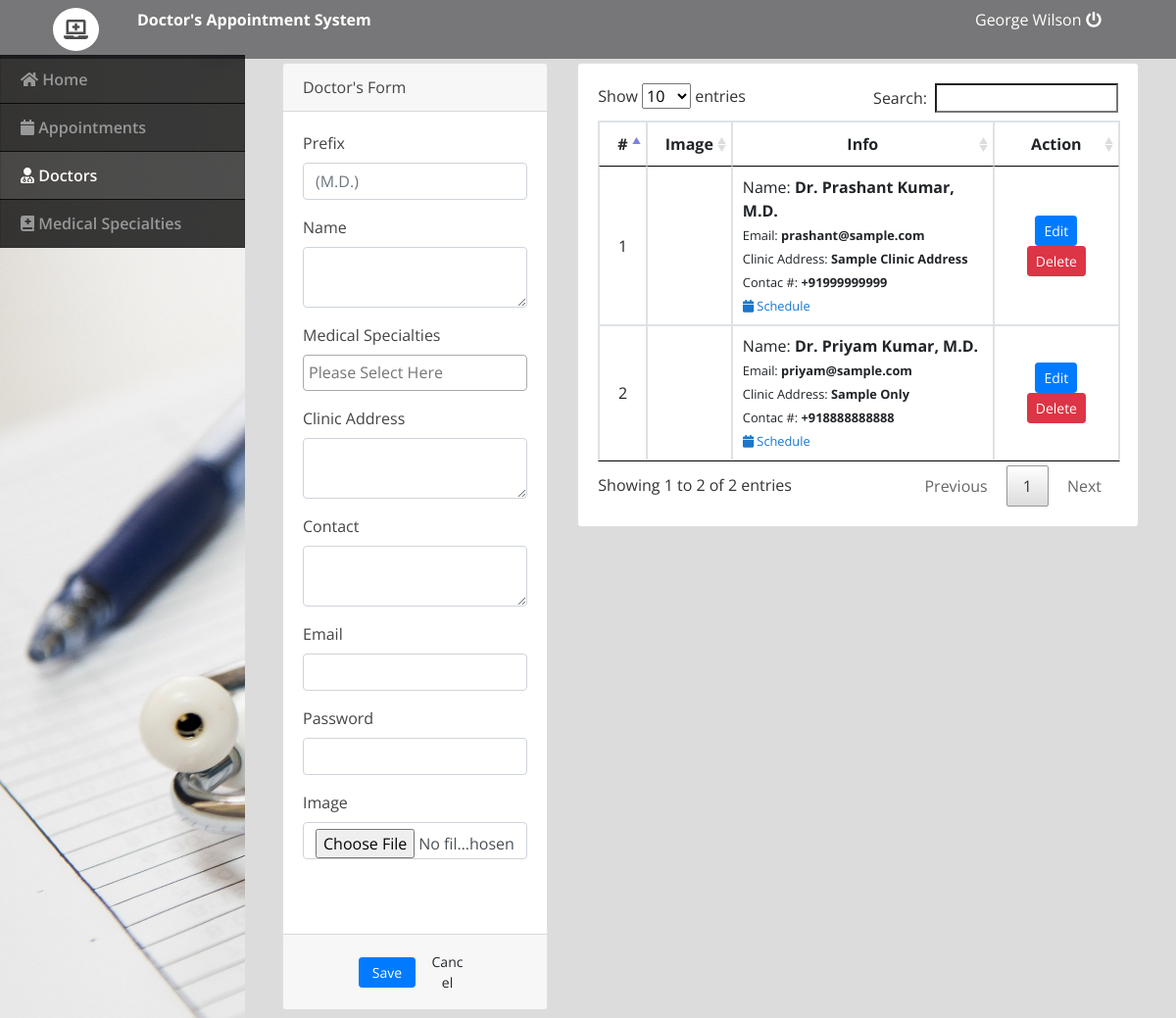
Screenshot of /admin/index.php?page=doctors (signed in) with the database file from the repository.
### tables this page shows
CREATE TABLE `doctors_list` (
  `id` int(30) NOT NULL,
  `name` text NOT NULL,
  `name_pref` varchar(100) NOT NULL,
  `clinic_address` text NOT NULL,
  `contact` text NOT NULL,
  `email` text NOT NULL,
  `specialty_ids` text NOT NULL,
  `img_path` text NOT NULL,
  `date_created` datetime NOT NULL DEFAULT current_timestamp()
);

### admin/doctors.php (the view, shortened to what this page needs)
<?php include('db_connect.php');?>
<div class="container-fluid">
	<div class="col-lg-12">
		<div class="row">
			<div class="col-md-4">
			<form action="" id="manage-doctor">
				<div class="card">
					<div class="card-header">
						   Doctor's Form
				  	</div>
					<div class="card-body">
							<div class="form-group">
								<label for="" class="control-label">Prefix</label>
								<input type="text" class="form-control" name="name_pref" placeholder="(M.D.)" required="">
							</div>
							<div class="form-group">
								<label class="control-label">Name</label>
								<textarea name="name" id="" cols="30" rows="2" class="form-control" required=""></textarea>
							</div>
							<div class="form-group">
								<label class="control-label">Medical Specialties</label>
							</div>
							<div class="form-group">
								<label class="control-label">Clinic Address</label>
								<textarea name="clinic_address" id="" cols="30" rows="2" class="form-control" required=""></textarea>
							</div>
							<div class="form-group">
								<label for="" class="control-label">Contact</label>
								<textarea name="contact" id="" cols="30" rows="2" class="form-control" required=""></textarea>
							</div>
							<div class="form-group">
								<label for="" class="control-label">Email</label>
								<input type="email" class="form-control" name="email" required="">
							</div>
							<div class="form-group">
								<label for="" class="control-label">Password</label>
								<input type="password" class="form-control" name="password" >
							</div>
							<div class="form-group">
								<label for="" class="control-label">Image</label>
								<input type="file" class="form-control" name="img" onchange="displayImg(this,$(this))">
							</div>
							<div class="form-group">
							</div>
					</div>
					<div class="card-footer">
						<div class="row">
							<div class="col-md-12">
								<button class="btn btn-sm btn-primary col-sm-3 offset-md-3"> Save</button>
								<button class="btn btn-sm btn-default col-sm-3" type="button" onclick="_reset()"> Cancel</button>
							</div>
						</div>
					</div>
				</div>
			</form>
			</div>
			<div class="col-md-8">
				<div class="card">
					<div class="card-body">
						<table class="table table-bordered table-hover">
							<thead>
								<tr>
									<th class="text-center">#</th>
									<th class="text-center">Image</th>
									<th class="text-center">Info</th>
									<th class="text-center">Action</th>
								</tr>
							</thead>
							<tbody>
								<?php
								$i = 1;
								$cats = $conn->query("SELECT * FROM doctors_list order by id asc");
								while($row=$cats->fetch_assoc()):
								?>
								<tr>
									<td class="text-center"><?php echo $i++ ?></td>
									<td class="text-center">
									</td>
									<td class="">
										 <p>Name: <b><?php echo "Dr. ".$row['name'].', '.$row['name_pref'] ?></b></p>
										 <p><small>Email: <b><?php echo $row['email'] ?></b></small></p>
										 <p><small>Clinic Address: <b><?php echo $row['clinic_address'] ?></b></small></p>
										 <p><small>Contac #: <b><?php echo $row['contact'] ?></b></small></p>
										 <p><small><a href="javascript:void(0)" class="view_schedule" data-id="<?php echo $row['id'] ?>" data-name="<?php echo "Dr. ".$row['name'].', '.$row['name_pref'] ?>"><i class='fa fa-calendar'></i> Schedule</a></b></small></p>
									</td>
									<td class="text-center">
										<button class="btn btn-sm btn-primary edit-doctor" type="button" data-id="<?php echo $row['id'] ?>" data-name="<?php echo $row['name'] ?>" data-name_pref="<?php echo $row['name_pref'] ?>" data-clinic_address="<?php echo $row['clinic_address'] ?>" data-contact="<?php echo $row['contact'] ?>"  data-img_path="<?php echo $row['img_path'] ?>" data-specialty_ids="<?php echo $row['specialty_ids'] ?>" data-email="<?php echo $row['email'] ?>">Edit</button>
										<button class="btn btn-sm btn-danger delete_doctor" type="button" data-id="<?php echo $row['id'] ?>">Delete</button>
									</td>
								</tr>
								<?php endwhile; ?>
							</tbody>
						</table>
					</div>
				</div>
			</div>
		</div>
	</div>
</div>

### admin/assets/css/style.css (style rules this page uses)
body { font-family: "Open Sans", sans-serif; color: #444444; width: 100%; height: calc(100%); }
a { color: #1977cc; }

### admin/index.php (style rules this page uses)
body { background: #80808045; }

### admin/doctors.php (style rules this page uses)
td { vertical-align: middle !important; }
td p { margin: unset }

### rows the page displays
doctors_list: name "Prashant Kumar", name_pref "M.D.", email "prashant@sample.com", clinic_address "Sample Clinic Address", contact "+91999999999"
doctors_list: name "Priyam Kumar", name_pref "M.D.", email "priyam@sample.com", clinic_address "Sample Only", contact "+918888888888"

### other values shown
$_SESSION['login_name'] "George Wilson"
